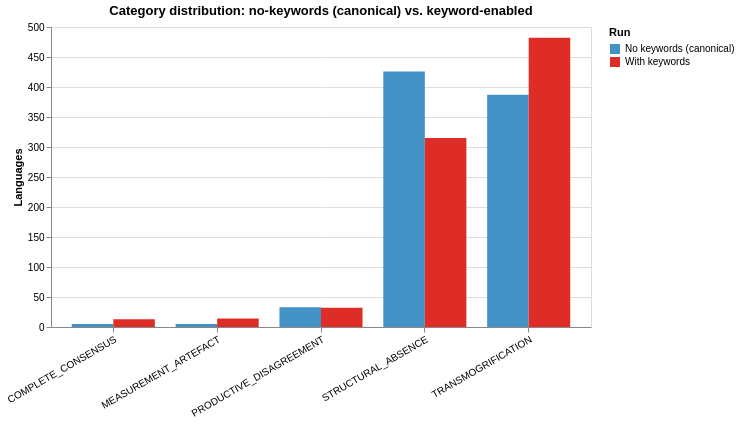

The notebook cell this image was saved under:
### Code cell
no_kw_counts = (
    ablation_df.groupby('cat_no_kw').size()
    .reset_index(name='n')
    .rename(columns={'cat_no_kw': 'category'})
    .assign(run='No keywords (canonical)')
)
kw_counts = (
    ablation_df.groupby('cat_kw').size()
    .reset_index(name='n')
    .rename(columns={'cat_kw': 'category'})
    .assign(run='With keywords')
)
compare_df = pd.concat([no_kw_counts, kw_counts])
compare_df['pct'] = (
    compare_df.groupby('run')['n']
    .transform(lambda x: x / x.sum() * 100)
    .round(1)
)

RUN_ORDER = ['No keywords (canonical)', 'With keywords']

alt.Chart(compare_df).mark_bar().encode(
    x=alt.X('category:N', sort=CAT_ORDER, title=None, axis=alt.Axis(labelAngle=-30)),
    y=alt.Y('n:Q', title='Languages'),
    color=alt.Color(
        'run:N',
        sort=RUN_ORDER,
        scale=alt.Scale(domain=RUN_ORDER, range=['#4292c6', '#de2d26']),
        title='Run',
    ),
    xOffset=alt.XOffset('run:N', sort=RUN_ORDER),
    tooltip=['category:N', 'run:N', 'n:Q', alt.Tooltip('pct:Q', format='.1f', title='%')],
).properties(
    width=540, height=300,
    title='Category distribution: no-keywords (canonical) vs. keyword-enabled',
)

### Figure 1 — Vega specification as saved in the notebook (floating-point values rounded to 4 significant figures)
{"$schema": "https://vega.github.io/schema/vega/v6.json", "data": [{"name": "source_0"}, {"name": "data_0", "values": [{"category": "COMPLETE_CONSENSUS", "n": 5, "n_end": 5.0, "n_start": 0.0, "pct": 0.6, "run": "No keywords (canonical)"}, {"category": "MEASUREMENT_ARTEFACT", "n": 5, "n_end": 5.0, "n_start": 0.0, "pct": 0.6, "run": "No keywords (canonical)"}, {"category": "PRODUCTIVE_DISAGREEMENT", "n": 33, "n_end": 33.0, "n_start": 0.0, "pct": 3.9, "run": "No keywords (canonical)"}, {"category": "STRUCTURAL_ABSENCE", "n": 426, "n_end": 426.0, "n_start": 0.0, "pct": 49.8, "run": "No keywords (canonical)"}, {"category": "TRANSMOGRIFICATION", "n": 387, "n_end": 387.0, "n_start": 0.0, "pct": 45.2, "run": "No keywords (canonical)"}, {"category": "COMPLETE_CONSENSUS", "n": 13, "n_end": 13.0, "n_start": 0.0, "pct": 1.5, "run": "With keywords"}, {"category": "MEASUREMENT_ARTEFACT", "n": 14, "n_end": 14.0, "n_start": 0.0, "pct": 1.6, "run": "With keywords"}, {"category": "PRODUCTIVE_DISAGREEMENT", "n": 32, "n_end": 32.0, "n_start": 0.0, "pct": 3.7, "run": "With keywords"}, {"category": "STRUCTURAL_ABSENCE", "n": 315, "n_end": 315.0, "n_start": 0.0, "pct": 36.8, "run": "With keywords"}, {"category": "TRANSMOGRIFICATION", "n": 482, "n_end": 482.0, "n_start": 0.0, "pct": 56.3, "run": "With keywords"}]}, {"name": "source_0_x_domain_category", "values": [{"category": "COMPLETE_CONSENSUS", "sort_field": 0.0}, {"category": "MEASUREMENT_ARTEFACT", "sort_field": 1.0}, {"category": "PRODUCTIVE_DISAGREEMENT", "sort_field": 2.0}, {"category": "STRUCTURAL_ABSENCE", "sort_field": 3.0}, {"category": "TRANSMOGRIFICATION", "sort_field": 4.0}]}, {"name": "source_0_xOffset_domain_run", "values": [{"run": "No keywords (canonical)", "sort_field": 0.0}, {"run": "With keywords", "sort_field": 1.0}]}], "marks": [{"type": "rect", "name": "marks", "from": {"data": "data_0"}, "encode": {"update": {"y": {"field": "n_end", "scale": "y"}, "fill": {"field": "run", "scale": "color"}, "x": {"field": "category", "scale": "x", "offset": {"field": "run", "scale": "xOffset"}}, "tooltip": {"signal": "{\"category\": isValid(datum[\"category\"]) ? datum[\"category\"] : \"\"+datum[\"category\"], \"run\": isValid(datum[\"run\"]) ? datum[\"run\"] : \"\"+datum[\"run\"], \"n\": format(datum[\"n\"], \"\"), \"%\": format(datum[\"pct\"], \".1f\")}"}, "y2": {"field": "n_start", "scale": "y"}, "width": {"signal": "max(0.25, bandwidth('xOffset'))"}}}, "style": ["bar"]}], "scales": [{"name": "x", "type": "band", "domain": {"data": "source_0_x_domain_category", "field": "category", "sort": {"op": "max", "field": "sort_field"}}, "range": [0, {"signal": "width"}], "paddingOuter": 0.2, "paddingInner": 0.2}, {"name": "y", "type": "linear", "domain": {"data": "data_0", "fields": ["n_start", "n_end"]}, "range": [{"signal": "height"}, 0], "zero": true, "nice": true}, {"name": "xOffset", "type": "band", "domain": {"data": "source_0_xOffset_domain_run", "field": "run", "sort": {"op": "max", "field": "sort_field"}}, "range": [0, {"signal": "bandwidth('x')"}]}, {"name": "color", "type": "ordinal", "domain": ["No keywords (canonical)", "With keywords"], "range": ["#4292c6", "#de2d26"]}], "axes": [{"scale": "y", "aria": false, "gridScale": "x", "labels": false, "maxExtent": 0, "grid": true, "minExtent": 0, "orient": "left", "ticks": false, "zindex": 0, "tickCount": {"signal": "ceil(height/40)"}, "domain": false}, {"scale": "x", "orient": "bottom", "zindex": 0, "labelAngle": 330, "grid": false, "labelAlign": "right", "labelBaseline": "top"}, {"scale": "y", "labelOverlap": true, "title": "Languages", "tickCount": {"signal": "ceil(height/40)"}, "grid": false, "zindex": 0, "orient": "left"}], "title": {"text": "Category distribution: no-keywords (canonical) vs. keyword-enabled", "frame": "group"}, "height": 300, "padding": 5, "legends": [{"title": "Run", "fill": "color", "symbolType": "square"}], "background": "white", "width": 540, "style": "cell"}
